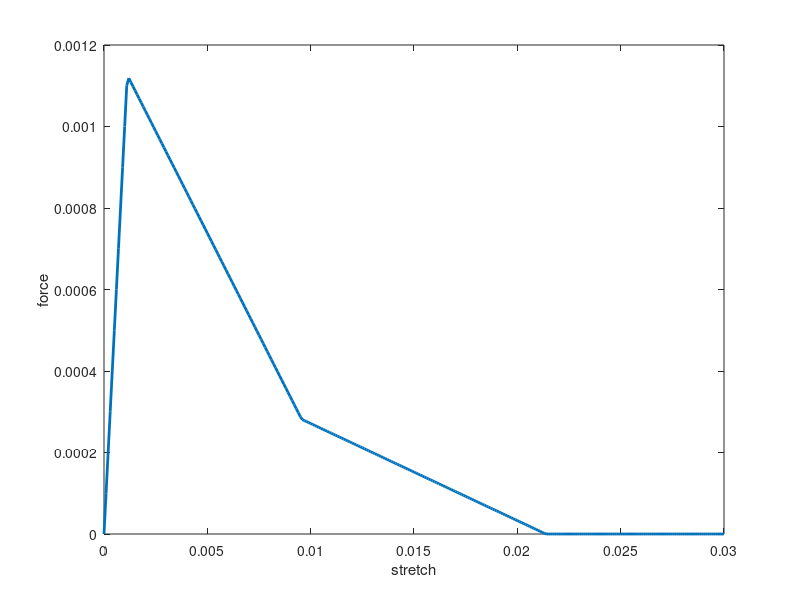

This figure's MATLAB source:
% Trilinear mode
clear all
close all

s0 = 1.126E-3;
s1 = 2.391E-3*4;
sc = 2.138E-2;
lambda = 0.25;
eta = s1/s0;
beta = 0.25; 
s = [0 : 0.0001 : 3E-2]';

a = (s1 - s0*lambda) / (s1 - s0);
b1 = (sc - s1*lambda);
b2 = (sc - s1);
b = b1/b2;

gradient_s0s1 = ((1 - lambda) * s0) / (s1 - s0);
gradient_s1sc = (lambda * s0) / (sc - s1); 

for i = 1 : size(s,1)
    
    
    % =============================
    %           Trilinear
    % =============================
    % https://www.hindawi.com/journals/sv/2017/8329545/
    % A Damaged Constitutive Model for Rock under Dynamic and High Stress State
    
    if s(i) < s0 
        
        bsf(i,1) = 0;
        force(i,1) = (1 - bsf(i,1)) * s(i);
        stretch(i,1) = s(i);
    
    elseif s(i) > s0 && s(i) <= s1
        
        bsf(i,1) = 1 - ( (eta - lambda) / (eta - 1) * (s0 / s(i)) ) + ( (1 - lambda) / (eta - 1) ); 
        force(i,1) = (1 - bsf(i,1)) * s(i);
        stretch(i,1) = s(i);

    elseif s(i) > s1 && s(i) <= sc
        
        % bsf(i,1) = 1 - (lambda * s0 / s(i)); % + ( (lambda * s0) / (sc - s1) );
        bsf(i,1) = 1 - ( (s0 * lambda) / s(i) ) * ( (sc - s(i)) / (sc - s1) );
        force(i,1) = (1 - bsf(i,1)) * s(i);
        stretch(i,1) = s(i);
        % fprintf('%.10f \t %.10f \t %.10f \n', force(i,1), bsf(i,1), stretch(i))
        % fprintf('%f \n', s0/s(i)) 
        
    elseif s(i) > sc
        
        bsf(i,1) = 1;
        force(i,1) = (1 - bsf(i,1)) * s(i);
        stretch(i,1) = s(i);
        
    end

    % =============================
    %           Bilinear
    % =============================
    
%     if (s0 < s(i)) && (s(i) <= sc)
% 
%         bsf(i,1) = ( (s(i) - s0) / s(i) ) * ( sc / (sc - s0) );
%         force(i,1) = (1 - bsf(i,1)) * s(i);
%         stretch(i,1) = s(i);
% 
%     end

%     if s(i) > s0 && s(i) <= s1
%         
%         bsf(i,1) = (s(i) - s0) * ( (1 - beta) / (s1 - s0) );
%         force(i,1) = (1 - bsf(i,1)) * s(i);
%         stretch(i,1) = s(i);
%         
%     elseif s(i) > s1 && s(i) <= sc
%         
%         bsf(i,1) = (1 - beta) + ( (s(i) - s1) * ( beta / (sc - s1) ) );
%         force(i,1) = (1 - bsf(i,1)) * s(i);
%         stretch(i,1) = s(i);
%         
%     elseif s(i) > sc
%         
%         bsf(i,1) = 1;
%         force(i,1) = (1 - bsf(i,1)) * s(i);
%         stretch(i,1) = s(i);
%         
%     end
    
end


plot(stretch, force , 'LineWidth', 2)
% plot(1:size(bsf,1), bsf , 'LineWidth', 2)
% hold on
% xline(s0)
% xline(s1)
% xline(sc)
% yline(1 - beta)
% yline(1)
xlabel('stretch')
% ylabel('bond softening factor')
ylabel('force')